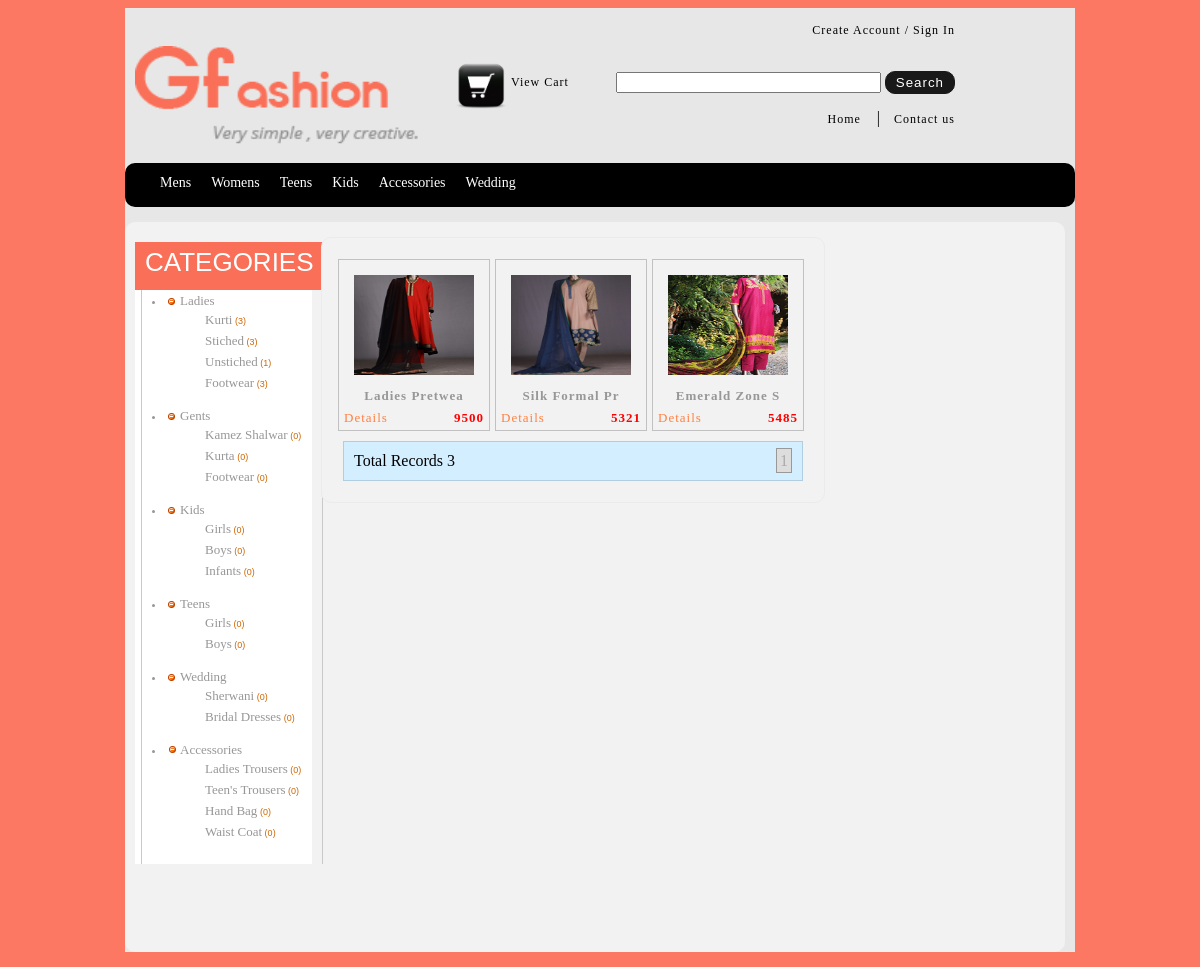
The app's page /stiched.php with its own data.
### tables this page shows
CREATE TABLE IF NOT EXISTS `product_categories` (
  `id` int(11) NOT NULL AUTO_INCREMENT,
  `name` varchar(250) NOT NULL,
  `locked` enum('no','yes') NOT NULL DEFAULT 'no',
  PRIMARY KEY (`id`)
);

CREATE TABLE IF NOT EXISTS `product_subcategories` (
  `id` int(11) NOT NULL AUTO_INCREMENT,
  `categoryid` int(11) NOT NULL,
  `name` varchar(80) NOT NULL,
  PRIMARY KEY (`id`)
);

CREATE TABLE IF NOT EXISTS `products` (
  `id` int(11) NOT NULL AUTO_INCREMENT,
  `categoryid` int(11) NOT NULL,
  `sub_cat_id` int(11) NOT NULL,
  `title` varchar(80) NOT NULL,
  `description` text NOT NULL,
  `detail` text NOT NULL,
  `price` int(11) NOT NULL,
  `pic1` varchar(80) NOT NULL,
  `pic2` varchar(250) NOT NULL,
  `pic3` varchar(250) NOT NULL,
  `pic4` varchar(250) NOT NULL,
  `pic5` varchar(250) NOT NULL,
  `pic6` varchar(250) NOT NULL,
  `pic7` varchar(250) NOT NULL,
  `pic8` varchar(250) NOT NULL,
  `pic9` varchar(250) NOT NULL,
  `featured` enum('featured','normal') NOT NULL DEFAULT 'featured',
  `date_created` int(11) NOT NULL,
  `locked` enum('no','yes') NOT NULL DEFAULT 'no',
  `newarrival` enum('false','true') NOT NULL DEFAULT 'false',
  PRIMARY KEY (`id`)
);

### includes/classes/products.php (called while the page is built, shortened)
<?php
	class Products{
		private $db;
		function __construct($db){
			$this->db=$db;
		}
		function get_category_list(){
			$result=$this->db->query("select * from product_categories ");
			return $result;
		}
		function get_sub_cat_by_cat_id($id){
			$result=$this->db->query("select * from product_subcategories where categoryid='$id' ");
			return $result;
		}
		function get_display_image($id){
			$row=$this->db->fetch_array_by_query("select * from products where id=$id");
			for ($i=1;$i<=9;$i++){
				if ($row['pic'.$i]!='')
					return $row['pic'.$i];
			}
			return 'no-image.gif';
		}
	}
	$pro=new Products($db);
?>

### includes/classes/db.php (called while the page is built, shortened)
<?php
	class Database{
		function query($query){
			$result=mysql_query($query);
			if(!$result){
				echo $this->err_msg = '<div style="border:dashed 1px #ff0000; background:#ffffcc; padding:10px; margin:5px; color:#ff0000">'.mysql_error().'<br><br>'.$query.'</div>';
				return false;
			}else{
				return $result;
			}
		}
		function fetch_array($result){
			return mysql_fetch_array($result);
		}
		function num_rows($result){
			return mysql_num_rows($result);
		}
		function fetch_array_by_query($query){
			$result=$this->query($query);
			return mysql_fetch_array($result);
		}
	}
?>

### includes/classes/categories.php (called while the page is built, shortened)
<?php
	class product_categories{
		private $db;
		function __construct($db){
			$this->db=$db;
		}
		function get_product_count($sub_cat_id){
			$result=$this->db->query("select count(*) as total from products where sub_cat_id=$sub_cat_id");
			$row=$this->db->fetch_array($result);
			return $row['total'];
		}
	}
	$c=new product_categories($db);
?>

### includes/left.php (the view, shortened to what this page needs)
<div class="left_section">
    <div class="cat_Leftheading">CATEGORIES</div>
	<div class="left_cat_bg">
        <ul id="gray" class="treeview-famfamfam">
			<?php
                $cat_result=$pro->get_category_list();
                while($cat_row = mysql_fetch_array($cat_result)){
            ?>
            <li class="cat_list_head">
                <span><a href="products.php?cat_id=<?php echo $cat_row['id']?>"><?php echo $cat_row['name']?></a></span>
                <ul>
					<?php
                      $cat_id = $cat_row['id'];
                      $subcat_result = $pro->get_sub_cat_by_cat_id($cat_id);
                      while($subcat_row = mysql_fetch_array($subcat_result)){
                    ?>
                    <li ><span><a href="products.php?sub_cat_id=<?php echo $subcat_row['id']?>"><?php echo ucfirst($subcat_row['name'])?></a> <span style="color:#C60">(<?php echo $c->get_product_count($subcat_row['id'])?>)</span></span></li>
                    <?php
                      }
                    ?>
                </ul>
            </li>
			<?php
                }
            ?>
        </ul>
 	</div>
</div><?php

### stiched.php (shortened to what this page needs)
<?php
	include("includes/classes/db.php");
	include("includes/classes/cart.php");
	include("includes/classes/products.php");
	include("includes/classes/members.php");
	include("includes/classes/paging.php");
	include("includes/classes/categories.php");
?>
<!DOCTYPE html PUBLIC "-//W3C//DTD XHTML 1.0 Transitional//EN" "http://www.w3.org/TR/xhtml1/DTD/xhtml1-transitional.dtd">
<html xmlns="http://www.w3.org/1999/xhtml">
<head>
	<?php require("includes/common-header.php")?>
</head>
<body style=" background-color: #FC7862;">
    <div id="outer-wrapper" >
    	<?php require("includes/header.php")?>
   		<?php require("includes/navi.php")?>
        <div id="content" >
		<div id="leftcontainer" >
                <?php include("includes/left.php");?>
            </div>
            <div id="centercontainer" >
                   	<?php
						$query="select * from products where sub_cat_id='163' ".$where;
						$results_per_page=9;
						$page=intval($_REQUEST['page']);
						if($page<1) $page=1;
						$pg=new Paging($db,$query,$page,$results_per_page);
						$start=$pg->get_start();
						$query.=" order by id desc limit $start,$results_per_page";
						$res_pr=$db->query($query);
                        while($row=$db->fetch_array($res_pr)){
					?>
                   <div id="product">
                     <a href="product-detail.php?id=<?php echo $row['id'];?>"><img src="product-pics/<?php echo $pro->get_display_image($row['id']);?>" width="120" height="100" border="0"/></a>
                     <div id="info" style="margin-top:10px;"><?php echo substr($row['title'],0,14);?></div>
        	             <div id="info" style="padding:0px 5px;	margin:0px;float:left" > <a href="product-detail.php?id=<?php echo $row['id'];?>">Details</a> </div>
                         <div id="info" style="padding:0px 5px;margin:0px;float:right;color:#F00" ><?php echo $row['price']; ?></div>
					</div>
                   <?php } ?>
                  <?php if($pg->get_total_records() >0) {?>
                  <div class="pagingBar" style="margin:10px;">
                    	<div style="float:left">
                        	Total Records <?php echo $pg->get_total_records() ?>
                        </div>
                        <div style="float:right">
                        </div>
                        <br style="clear:both" />
                    </div>
                  <?php } else {?>
                  			<div style="font-family:Verdana, Geneva, sans-serif;font-size:16px;color:#F00;">No Product Found</div>
                  <?php } ?>
            </div>
    </div>
</body>
</html>

### css/styles.css (style rules this page uses)
#outer-wrapper { margin:auto; width:950px; height:auto; background-color: #E7E7E7; }
#content { width:920px; min-height:700px; margin:15px 0px; padding:15px 10px; border-radius:10px; background:#F2F2F2 !important; background: -moz-linear-gradient(top,#fe802a,#ff6801); background: -webkit-gradient(linear, left top, left bottom, from(#fe802a), to(#ff6801)); }
#leftcontainer { padding:5px 0px; width:170px; float:left; height:auto; }
#leftcontainer ul { padding:0px 0px 10px 25px; }
#leftcontainer li { list-style:disc;color:#979797; }
#leftcontainer a { text-decoration:none; color: #979797; font:13px verdana; }
#centercontainer { margin:0px 16px; padding:11px;width:480px; float:left; height:auto; border-radius:10px; border:1px solid #EBEBEB;background-color:#F2F2F2; }
#product { float:left; height:150px; width:150px; margin-left:5px; border:1px solid #C1C1C1; text-align:center;padding:15px 0px 5px 0px; margin-top:10px; }
#info { margin-top:10px; line-height:22px;color:#979797; font-size:13px; letter-spacing:1px; font-weight:600; }
#info a { font-size:13px; text-decoration:none;letter-spacing:1px; color:#FF8040; font-weight:normal; }
.pagingBar { border:solid 1px #B0CEDF; background:#D3EEFE; padding:10px; margin-bottom:10px; }
.left_section { float:left; width:187px; border-right:1px solid #cacaca; }
.cat_Leftheading { width:177px; height:43px; font-family:Arial, Helvetica, sans-serif; font-size:26px; color:#fff; background-color:#FA6F57; padding:5px 0 0 10px; }
.left_cat_bg { background:url(../images/catagoryleftitem_03.jpg) repeat-y; min-height:400px; width:172px; padding:0 0 0 5px; }
.left_cat_bg ul { padding:0px 0 0 15px; margin:0; list-style:none; font-family:Arial, Helvetica, sans-serif; font-size:12px; }
.left_cat_bg ul li.cat_list_head { font-family:Arial, Helvetica, sans-serif; font-size:11px; font-weight:bold; padding-bottom:2px; }
.left_cat_bg ul li.cat_list_head a { color:#91919 !important; text-decoration:none; }
.left_cat_bg ul li ul { padding:0; margin:0; list-style:none; }
.left_cat_bg ul li ul li { overflow:hidden; font-weight:normal; padding-bottom:2px; font-size:9px !important; }
.left_cat_bg ul li ul li a { text-decoration:none; color:#666666; }

### records on screen
product_categories: name "Ladies"
product_subcategories: name "Kurti", product_count "3"
product_subcategories: name "Stiched", product_count "3"
product_subcategories: name "Unstiched", product_count "1"
product_subcategories: name "Footwear", product_count "3"
product_categories: name "Gents"
product_subcategories: name "Kamez Shalwar", product_count "0"
product_subcategories: name "Kurta", product_count "0"
product_subcategories: name "Footwear", product_count "0"
product_categories: name "Kids"
product_subcategories: name "Girls", product_count "0"
product_subcategories: name "Boys", product_count "0"
product_subcategories: name "Infants", product_count "0"
product_categories: name "Teens"
product_subcategories: name "Girls", product_count "0"
product_subcategories: name "Boys", product_count "0"
product_categories: name "Wedding"
product_subcategories: name "Sherwani", product_count "0"
product_subcategories: name "Bridal Dresses", product_count "0"
product_categories: name "Accessories"
product_subcategories: name "Ladies Trousers", product_count "0"
product_subcategories: name "Teen's Trousers", product_count "0"
product_subcategories: name "Hand Bag", product_count "0"
product_subcategories: name "Waist Coat", product_count "0"
products: id+pic1 (picture), title "Ladies Pretwea", price "9500"
products: id+pic1 (picture), title "Silk Formal Pr", price "5321"
products: id+pic1 (picture), title "Emerald Zone S", price "5485"

### other values on screen
$pg->get_total_records() "3"
